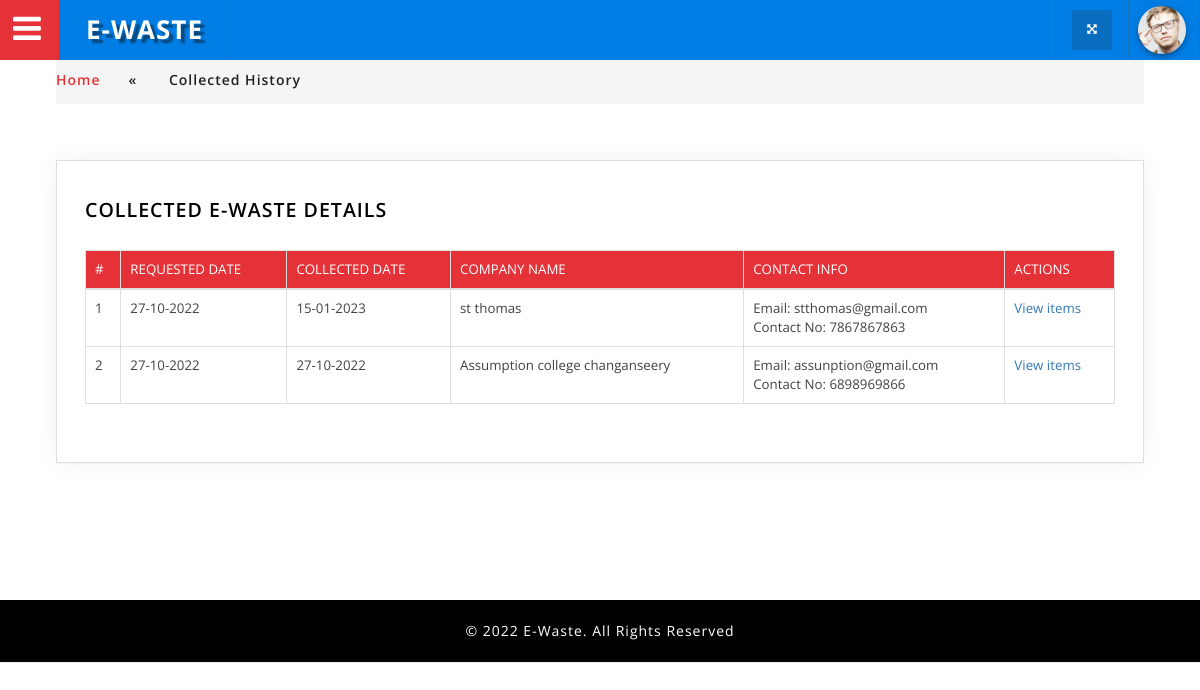
Page /Fieldofficer/view_collected.php (signed in) on the committed database.
### tables this page shows
CREATE TABLE IF NOT EXISTS `schedule_employee` (
`sch_emp_id` int(11) NOT NULL,
  `req_id` int(11) NOT NULL,
  `emp_id` int(11) NOT NULL,
  `sch_date` date NOT NULL,
  `collected_date` date DEFAULT NULL,
  `sch_status` varchar(10) NOT NULL
);

CREATE TABLE IF NOT EXISTS `selling_request` (
`request_id` int(11) NOT NULL,
  `comp_email` varchar(200) NOT NULL,
  `req_date` date NOT NULL,
  `req_status` varchar(10) NOT NULL
);

CREATE TABLE IF NOT EXISTS `customers` (
`cust_id` int(11) NOT NULL,
  `com_cat_id` int(11) NOT NULL,
  `pincode` varchar(10) NOT NULL,
  `company_name` varchar(50) NOT NULL,
  `location` varchar(50) NOT NULL,
  `state` varchar(50) NOT NULL,
  `city` varchar(50) NOT NULL,
  `phone` varchar(20) NOT NULL,
  `added_by` varchar(100) NOT NULL,
  `email` varchar(60) NOT NULL
);

### connectionclass.php (called while the page is built, shortened)
<?php
class Connectionclass
{
    public $db = null;
    public function open()
    {
        $dbname = "ewaste";
        $this->db = mysqli_connect("localhost", "root", "", $dbname)
            or die('Error connecting to MySQL server.');
    }
    public function GetTable($qry)
    {
        try {
            $result = mysqli_query($this->db, $qry);
            if ($result) {
                $data = array();
                while ($row = mysqli_fetch_assoc($result)) {
                    $data[] = $row;
                }
                return $data;
            } else {
                throw new Exception(mysqli_error($this->db));
            }
        } catch (Exception $e) {
            return $e->getMessage();
        } finally {
            mysqli_close($this->db);
        }
    }
    public function GetSingleData($qry)
    {
        try {
            $result = mysqli_query($this->db, $qry);
            if ($result) {
                $row = mysqli_fetch_row($result);
                return ($row != null) ? $row[0] : "";
            } else {
                throw new Exception(mysqli_error($this->db));
            }
        } catch (Exception $e) {
            return $e->getMessage();
        } finally {
            mysqli_close($this->db);
        }
    }
}
?>

### Fieldofficer/view_collected.php (the view, shortened to what this page needs)
<?php
require_once('../ConnectionClass.php');
require_once('header.php');
$obj=new connectionclass();
$ses=$_SESSION['email'];
$qwey="select emp_id from employee where email='$ses'";
$emp_id=$obj->GetSingleData($qwey);
$qry="select * from schedule_employee e inner join selling_request r inner join customers c on e.req_id=r.request_id and e.emp_id='$emp_id' and e.sch_status='completed' and r.req_status='collected' and c.email=r.comp_email";
$data=$obj->GetTable($qry);
?>
				<div class="inner_content">
						<div class="w3l_agileits_breadcrumbs">
							<ul>
									<li><a href="index.php">Home</a><span>«</span></li>
									<li>Collected History</li>
								</ul>
						</div>
						<div class="inner_content_w3_agile_info two_in">
							<div class="forms-main_agileits">
								<div class="graph-form agile_info_shadow">
									<h3 class="w3_inner_tittle two"> Collected E-waste Details</h3>
									<div class="form-body">
										<table class="table table-bordered table-responsive">
              <thead>
                <tr>
                  <th>#</th>
                  <th>Requested Date</th>
                  <th>Collected Date</th>
                  <th>Company Name</th>
                  <th>Contact Info</th>
                  <th>Actions</th>
                </tr>
              </thead>
              <tbody>
<?php
$i=0;
foreach($data as $row)
{
  $i++;
  ?>              <tr>
                  <td><?php echo $i; ?></td>
                  <td><?php echo date('d-m-Y',strtotime($row["req_date"])); ?></td>
                  <td><?php echo date('d-m-Y',strtotime($row["collected_date"])); ?></td>
                  <td><?php echo $row['company_name']?></td>
                  <td><?php echo "Email: ".$row['email']."<br>Contact No: ".$row['phone']?></td>
                  <td><a href="view_collecteddetails.php?id=<?php echo $row['request_id']?>&type=collected">View items</a></td>
                </tr>
    <?php } ?>
              </tbody>
            </table>
									</div>
								</div>
							</div>
				    </div>
</div>
<?php
require_once('footer.php');
?>

### Fieldofficer/css/table-style.css (style rules this page uses)
table { background: white; border-collapse: collapse; margin: 1.25em 0 0; width: 100%; }
table tr, table th, table td { border: none; border-bottom: 1px solid #e8e8e8; font-size: .95em; }
table th, table td { padding: 10px 12px; text-align: left; }
table th { background: #e53238; color: #fff; text-transform: uppercase; }
table tr td { background: #f3faff; color: #424242; }
table tr:nth-of-type(2n+2) td { background: #ffffff; }
table { width: 100%; }
.table { margin: 30px 0; border-collapse: collapse; border-spacing: 0; empty-cells: show; border: 1px solid #e0e0e0; }
.table td, .table th { border-left: 1px solid #e0e0e0; border-width: 0 0 0 1px; font-size: inherit; margin: 0; overflow: visible; padding: 0.5em 1em; font-weight: normal; }
.table td:first-child, .table th:first-child { border-left-width: 0; }
.table thead, .table tfoot { background-color: #f05050; color: #fff; text-align: left; vertical-align: bottom; }
.table thead td, .table tfoot td, .table thead th, .table tfoot th { border-color: #fff; }
.table td { background-color: transparent; }

### Fieldofficer/css/component.css (style rules this page uses)
*, *:after, *::before { -webkit-box-sizing: border-box; -moz-box-sizing: border-box; box-sizing: border-box; }

### Fieldofficer/css/style.css (style rules this page uses)
body { margin:0; padding:0; background:#fff; font-family: 'Open Sans', sans-serif; }
h1,h2,h3,h4,h5,h6 { margin:0; font-family: 'Open Sans', sans-serif; }
ul { margin:0; padding:0; }
p,ul,ol { font-size:14px; }
input[type="submit"],a,.nbs-flexisel-nav-left,.nbs-flexisel-nav-right { transition:.5s ease-in; -webkit-transition:.5s ease-in; -moz-transition:.5s ease-in; -o-transition:.5s ease-in; -ms-transition:.5s ease-in; }
.inner_content { padding: 4em 4em; min-height: 600px; }
.agile_info_shadow { padding: 1em; box-shadow: 0 0px 24px 0 rgba(0, 0, 0, 0.06), 0 1px 0px 0 rgba(0, 0, 0, 0.02); -webkit-box-shadow: 0 0px 24px 0 rgba(0, 0, 0, 0.06), 0 1px 0px 0 rgba(0, 0, 0, 0.02); -moz-box-shadow: 0 0px 24px 0 rgba(0, 0, 0, 0.06), 0 1px 0px 0 rgba(0, 0, 0, 0.02); -o-box-shadow:0 0px 24px 0 rgba(0, 0, 0, 0.06), 0 1px 0px 0 rgba(0, 0, 0, 0.02); border: 1px solid #ddd; }
h3.w3_inner_tittle.two { color: #000; font-weight: 600; }
h3.w3_inner_tittle { text-transform: uppercase; color: #fff; margin: 0.5em 0 1em 0; font-weight: 800; font-size: 1.4em; letter-spacing:1px; }
.inner_content_w3_agile_info { margin-top:4.5em; }
.inner_content_w3_agile_info.two_in { margin-top: 4em; }
.table > thead > tr > th, .table > tbody > tr > th, .table > tfoot > tr > th, .table > thead > tr > td, .table > tbody > tr > td, .table > tfoot > tr > td { padding: 9px; }
.w3l_agileits_breadcrumbs { padding:1em 0; background:#f5f5f5; }
.w3l_agileits_breadcrumbs ul li { display:inline-block; color:#212121; font-weight:600; font-family: 'Open Sans', sans-serif; letter-spacing:1px; }
.w3l_agileits_breadcrumbs ul li a { color: #e53238; text-decoration:none; font-family: 'Open Sans', sans-serif; }
.w3l_agileits_breadcrumbs ul li span { padding:0 2em; }
.graph-form { margin-bottom: 2em; padding: 2em; }

### rows in the picture
schedule_employee: selling_request.req_date "27-10-2022", collected_date "15-01-2023", customers.company_name "st thomas", customers.email "stthomas@gmail.com", customers.phone "7867867863"
schedule_employee: selling_request.req_date "27-10-2022", collected_date "27-10-2022", customers.company_name "Assumption college changanseery", customers.email "assunption@gmail.com", customers.phone "6898969866"
